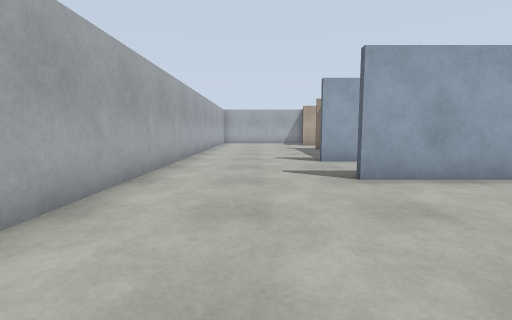
[1] (above)

24 first-person views from a walk through a world built for the Gazebo simulator. The camera is 0.94 m above the floor, tilts 6° down and sees 85° across. The floor is counted in squares, 1 m on a side. Each view is taken from the middle of a square. On the plan, view 1 faces up. The plan holds only what a view shows up to about 11 squares ahead; the rest is blank.

[2]
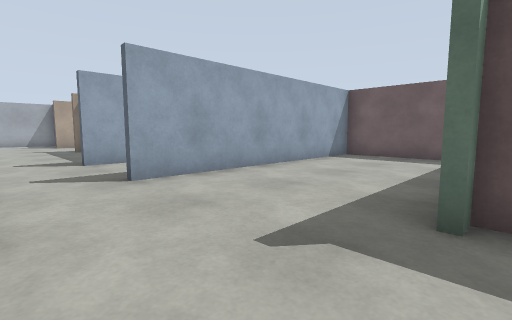

[3]
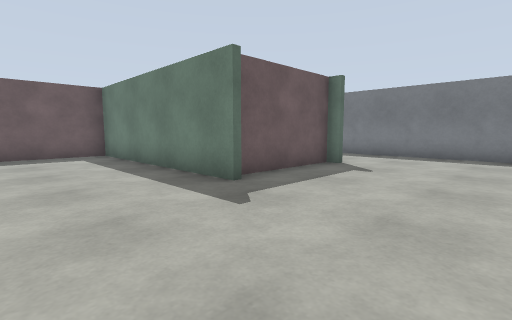

[4]
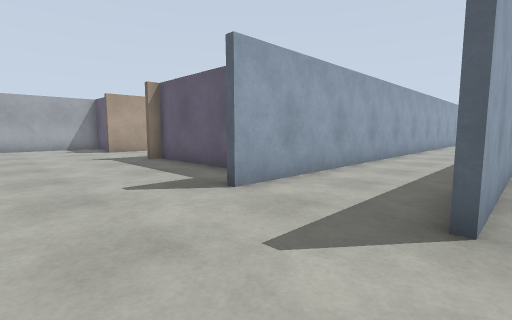

[5]
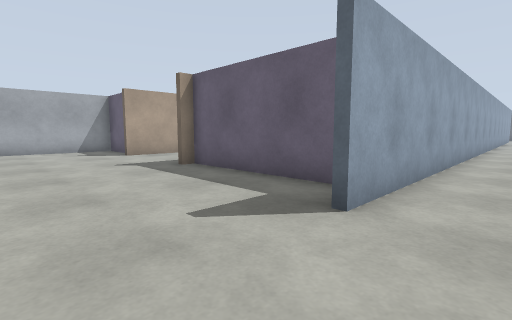

[6]
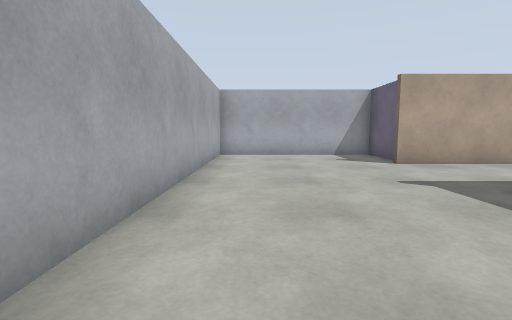

[7]
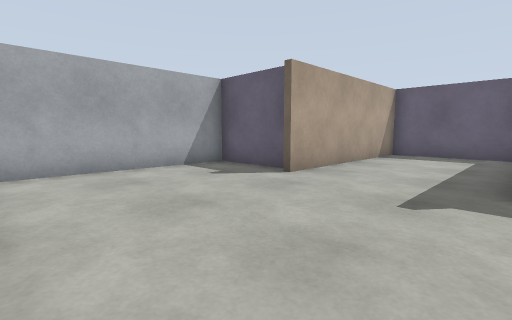

[8]
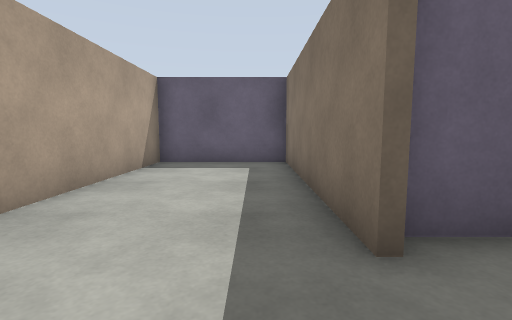

[9]
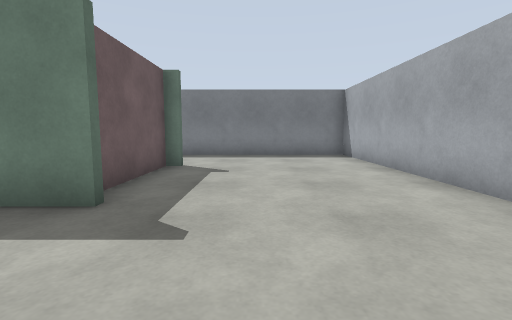

[10]
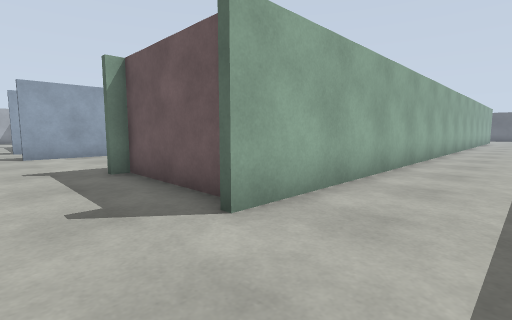

[11]
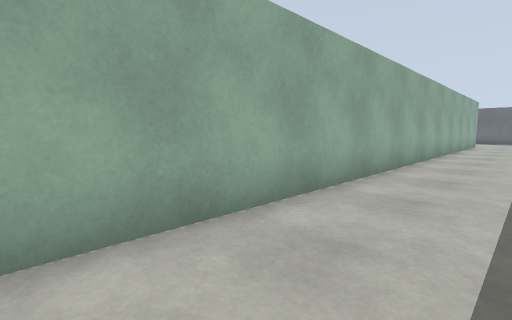

[12]
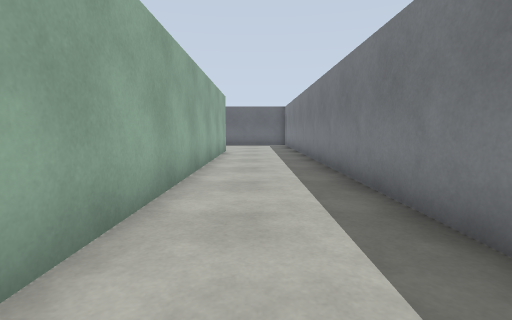

[13]
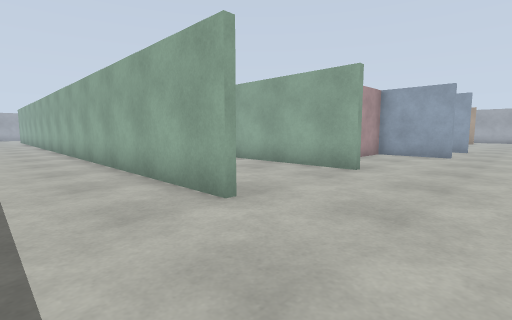

[14]
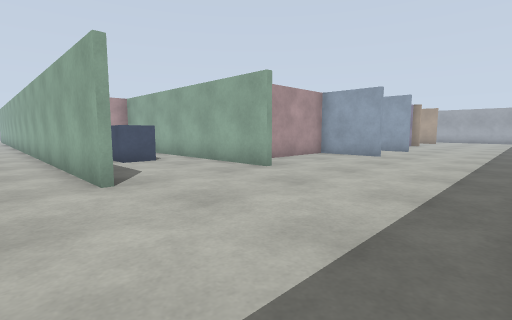

[15]
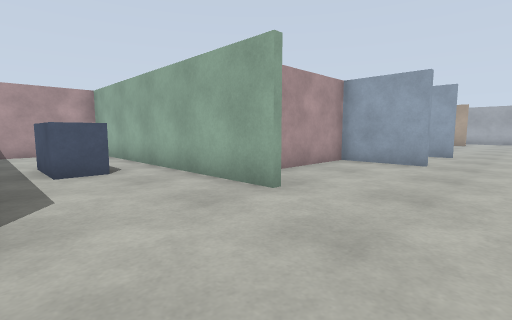

[16]
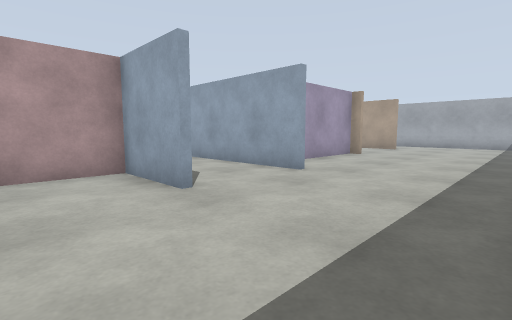

[17]
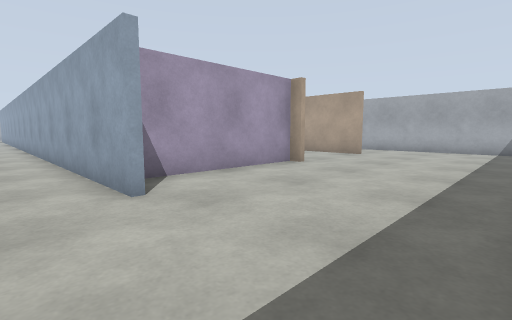

[18]
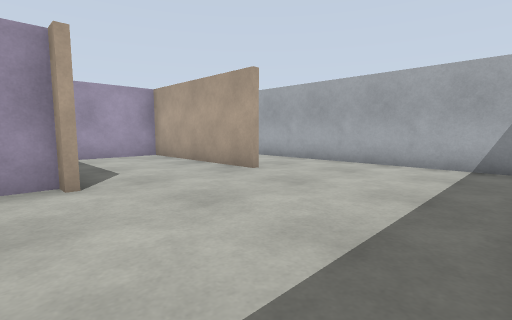

[19]
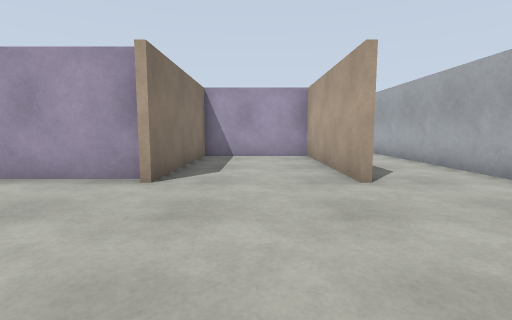

[20]
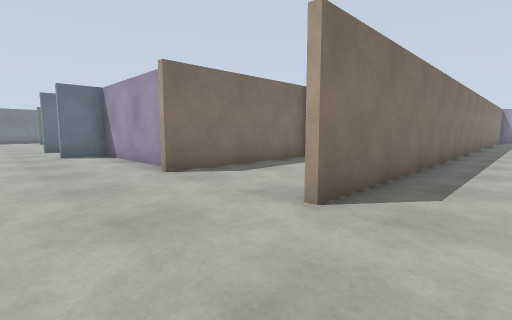

[21]
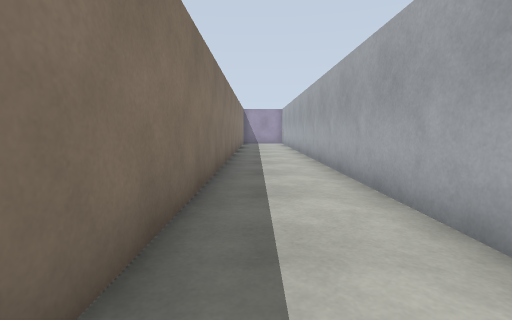

[22]
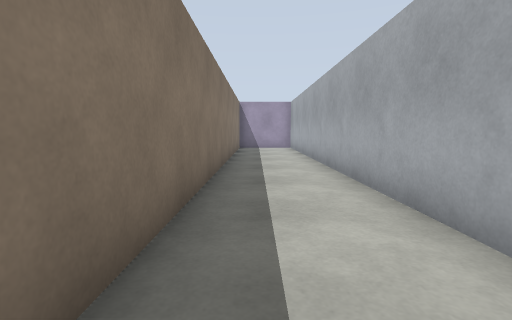

[23]
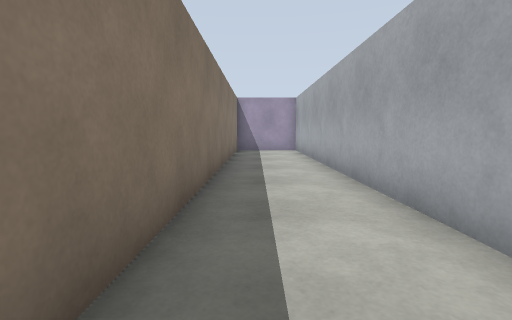

[24]
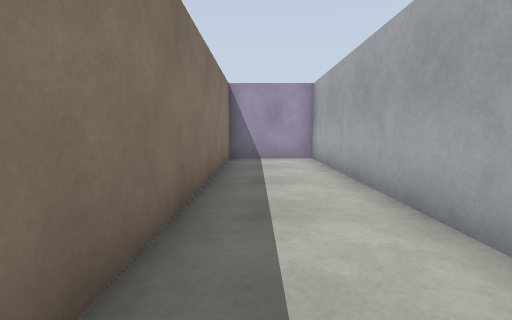

### Floor plan
Points are (right, up) in squares from view 1. A wall is a line through its corners. A room is listed if a view was taken in it or the views show most of it. See-through windows are left out.
Room 1 (views 1, 2, 3, 4, 5, 6, 7, 8, 9, 10, 11, 12, 13, 14, 15, 16, 17, 18, 19, 20, 21, 22, 23, 24)
walls: (13.2, 8.5) (2, 8.5); (17, -6.9) (26, -6.9); (3.4, 9.4) (3.4, 13.9) (3, 13.9); (29.1, 5.3) (26.6, 5.3) (26.6, 2.1); (28.1, 0.4) (18.6, 0.4) (18.6, -2.5); (29.1, 8.5) (18.8, 8.5); (2.9, 0.6) (10.4, 0.6) (10.4, 5.3) (2, 5.3); (28.1, 13.9) (27.6, 13.9) (27.6, 8.7) (29, 8.7); (2.9, 14.1) (9.4, 14.1) (9.4, 17.9) (3, 17.9); (28.1, -3.6) (3, -3.6); (2.9, -3.4) (3.4, -3.4) (3.4, 0.4) (3, 0.4); (28.1, 17.9) (22.6, 17.9) (22.6, 14.1) (28, 14.1); (3.4, 18.4) (3.4, 21); (-2.4, 0.4) (-2.4, -6.9) (3.9, -6.9); (3.6, 21) (3.6, 18.1) (28, 18.1); (32.8, 20.9) (-2.4, 20.9) (-2.4, 2.5)
objects: blue box (23, -2) to (24, -1)

Positions as (right, up) in squares from view 1, and headings:
1: (0, 0), facing up
2: (0, 0), facing up-right
3: (-1, 4), facing down-right
4: (-1, 5), facing up-right
5: (-1, 7), facing up-right
6: (-1, 10), facing up
7: (-2, 14), facing up-right
8: (1, 15), facing right
9: (1, 4), facing down
10: (1, -6), facing up-right
11: (8, -6), facing up-right
12: (15, -5), facing right
13: (31, -6), facing up-left
14: (33, -5), facing up-left
15: (31, -3), facing up-left
16: (33, 3), facing up-left
17: (33, 7), facing up-left
18: (33, 13), facing up-left
19: (33, 16), facing left
20: (31, 20), facing down-left
21: (24, 19), facing left
22: (19, 19), facing left
23: (17, 19), facing left
24: (13, 19), facing left
